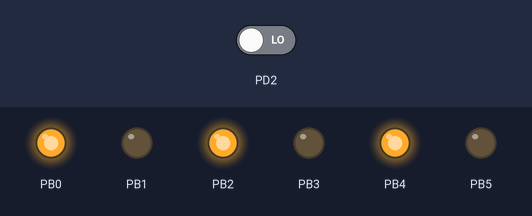
Bench run of a program on a simulated ATtiny4313, built with avr-gcc and emulated at 1 MHz. On the bench: output pins drawn as LEDs (lit = HIGH). The test bench sets the inputs (shaded band); at power-on: PD2 LOW.

Above: at 1.2 s.
1.3 s: PD2 driven HIGH
At 2.4 s:
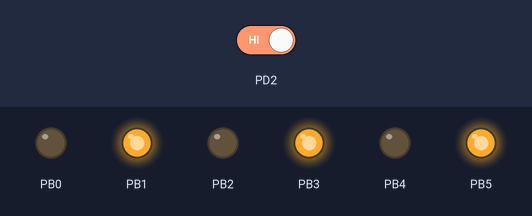
Timing chart, 0 to 4.3 s (numbered marks = the images above; inputs shaded):
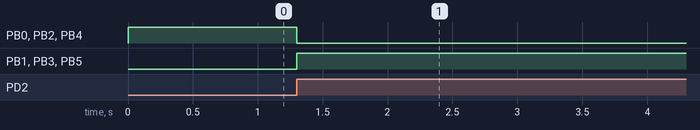

Measured:
- after the input at 1.3 s, PB0, PB2, PB4: HIGH → LOW at once; PB1, PB3, PB5: LOW → HIGH at once

The program:

main.c
```c
/*
 * AtTinyInterruptTester.c
 *
 * Created: 11/2/2022 9:45:00 PM
 * Author : crash
*/

#define F_CPU 1000000
#include <avr/io.h>
#include <avr/interrupt.h>

ISR(INT0_vect)
{
	//DDRB = 0x01;
	PORTB ^= (1<<PORTB0);
	PORTB ^= (1<<PORTB1);
	PORTB ^= (1<<PORTB2);
	PORTB ^= (1<<PORTB3);
	PORTB ^= (1<<PORTB4);
	PORTB ^= (1<<PORTB5);

}


int main (void){


	//enable ports as outputs
	DDRB |= (1<<PORTB0);
	DDRB |= (1<<PORTB2);
	DDRB |= (1<<PORTB4);
	DDRB |= (1<<PORTB1);
	DDRB |= (1<<PORTB3);
	DDRB |= (1<<PORTB5);
	//set starting states
	PORTB |= (1<<PORTB0);
	PORTB |= (1<<PORTB2);
	PORTB |= (1<<PORTB4);

	PORTB |= (0<<PORTB1);
	PORTB |= (0<<PORTB3);
	PORTB |= (0<<PORTB5);

	sei();

	// turn on interrupts!
	GIMSK  |= (1<<INT0);

	// interrupt on INT0 pin rising edge (sensor triggered)
	MCUCR = (1<<ISC01) | (1<<ISC00);


	while (1) {

	}
}
```
